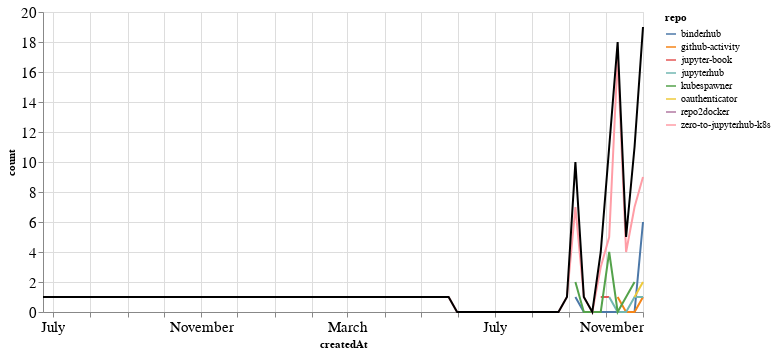

This figure's notebook cell:
### Markdown cell above
## PRs

### Code cell
prs_time = prs.groupby('repo').resample('W', on='createdAt').count()['author'].reset_index()
prs_time = prs_time.rename(columns={'author': 'count'})
prs_time_total = prs_time.groupby('createdAt').agg({"count": "sum"}).reset_index()

ch1 = alt.Chart(prs_time, width=600).mark_line().encode(
    x='createdAt',
    y='count',
    color='repo',
    tooltip="repo"
)

ch2 = alt.Chart(prs_time_total, width=600).mark_line(color="black").encode(
    x='createdAt',
    y='count',
)

ch1 + ch2

### Figure 1 — Vega-Lite specification as saved in the notebook (floating-point values rounded to 4 significant figures)
{"config": {"axisLeft": {"labelFontSize": 15}, "axisBottom": {"labelFontSize": 15}}, "layer": [{"data": {"name": "data-decbacd9cb017e893a5c741203311b62"}, "mark": "line", "encoding": {"color": {"type": "nominal", "field": "repo"}, "tooltip": {"type": "nominal", "field": "repo"}, "x": {"type": "temporal", "field": "createdAt"}, "y": {"type": "quantitative", "field": "count"}}, "width": 600}, {"data": {"name": "data-ac89c29958158ff32cb02a081bf33892"}, "mark": {"type": "line", "color": "black"}, "encoding": {"x": {"type": "temporal", "field": "createdAt"}, "y": {"type": "quantitative", "field": "count"}}, "width": 600}], "$schema": "https://vega.github.io/schema/vega-lite/v4.8.1.json", "datasets": {"data-decbacd9cb017e893a5c741203311b62": [{"repo": "binderhub", "createdAt": "2020-09-06T00:00:00", "count": 1}, {"repo": "binderhub", "createdAt": "2020-09-13T00:00:00", "count": 0}, {"repo": "binderhub", "createdAt": "2020-09-20T00:00:00", "count": 0}, {"repo": "binderhub", "createdAt": "2020-09-27T00:00:00", "count": 0}, {"repo": "binderhub", "createdAt": "2020-10-04T00:00:00", "count": 0}, {"repo": "binderhub", "createdAt": "2020-10-11T00:00:00", "count": 0}, {"repo": "binderhub", "createdAt": "2020-10-18T00:00:00", "count": 0}, {"repo": "binderhub", "createdAt": "2020-10-25T00:00:00", "count": 0}, {"repo": "binderhub", "createdAt": "2020-11-01T00:00:00", "count": 6}, {"repo": "github-activity", "createdAt": "2020-10-11T00:00:00", "count": 1}, {"repo": "github-activity", "createdAt": "2020-10-18T00:00:00", "count": 0}, {"repo": "github-activity", "createdAt": "2020-10-25T00:00:00", "count": 0}, {"repo": "github-activity", "createdAt": "2020-11-01T00:00:00", "count": 1}, {"repo": "jupyter-book", "createdAt": "2020-09-27T00:00:00", "count": 1}, {"repo": "jupyter-book", "createdAt": "2020-10-04T00:00:00", "count": 1}, {"repo": "jupyterhub", "createdAt": "2020-10-04T00:00:00", "count": 1}, {"repo": "jupyterhub", "createdAt": "2020-10-11T00:00:00", "count": 0}, {"repo": "jupyterhub", "createdAt": "2020-10-18T00:00:00", "count": 0}, {"repo": "jupyterhub", "createdAt": "2020-10-25T00:00:00", "count": 1}, {"repo": "jupyterhub", "createdAt": "2020-11-01T00:00:00", "count": 1}, {"repo": "kubespawner", "createdAt": "2020-09-06T00:00:00", "count": 2}, {"repo": "kubespawner", "createdAt": "2020-09-13T00:00:00", "count": 0}, {"repo": "kubespawner", "createdAt": "2020-09-20T00:00:00", "count": 0}, {"repo": "kubespawner", "createdAt": "2020-09-27T00:00:00", "count": 0}, {"repo": "kubespawner", "createdAt": "2020-10-04T00:00:00", "count": 4}, {"repo": "kubespawner", "createdAt": "2020-10-11T00:00:00", "count": 0}, {"repo": "kubespawner", "createdAt": "2020-10-18T00:00:00", "count": 1}, {"repo": "kubespawner", "createdAt": "2020-10-25T00:00:00", "count": 2}, {"repo": "oauthenticator", "createdAt": "2020-10-25T00:00:00", "count": 1}, {"repo": "oauthenticator", "createdAt": "2020-11-01T00:00:00", "count": 2}, {"repo": "repo2docker", "createdAt": "2019-06-23T00:00:00", "count": 1}, {"repo": "zero-to-jupyterhub-k8s", "createdAt": "2020-05-24T00:00:00", "count": 1}, {"repo": "zero-to-jupyterhub-k8s", "createdAt": "2020-05-31T00:00:00", "count": 0}, {"repo": "zero-to-jupyterhub-k8s", "createdAt": "2020-06-07T00:00:00", "count": 0}, {"repo": "zero-to-jupyterhub-k8s", "createdAt": "2020-06-14T00:00:00", "count": 0}, {"repo": "zero-to-jupyterhub-k8s", "createdAt": "2020-06-21T00:00:00", "count": 0}, {"repo": "zero-to-jupyterhub-k8s", "createdAt": "2020-06-28T00:00:00", "count": 0}, {"repo": "zero-to-jupyterhub-k8s", "createdAt": "2020-07-05T00:00:00", "count": 0}, {"repo": "zero-to-jupyterhub-k8s", "createdAt": "2020-07-12T00:00:00", "count": 0}, {"repo": "zero-to-jupyterhub-k8s", "createdAt": "2020-07-19T00:00:00", "count": 0}, {"repo": "zero-to-jupyterhub-k8s", "createdAt": "2020-07-26T00:00:00", "count": 0}, {"repo": "zero-to-jupyterhub-k8s", "createdAt": "2020-08-02T00:00:00", "count": 0}, {"repo": "zero-to-jupyterhub-k8s", "createdAt": "2020-08-09T00:00:00", "count": 0}, {"repo": "zero-to-jupyterhub-k8s", "createdAt": "2020-08-16T00:00:00", "count": 0}, {"repo": "zero-to-jupyterhub-k8s", "createdAt": "2020-08-23T00:00:00", "count": 0}, {"repo": "zero-to-jupyterhub-k8s", "createdAt": "2020-08-30T00:00:00", "count": 1}, {"repo": "zero-to-jupyterhub-k8s", "createdAt": "2020-09-06T00:00:00", "count": 7}, {"repo": "zero-to-jupyterhub-k8s", "createdAt": "2020-09-13T00:00:00", "count": 1}, {"repo": "zero-to-jupyterhub-k8s", "createdAt": "2020-09-20T00:00:00", "count": 0}, {"repo": "zero-to-jupyterhub-k8s", "createdAt": "2020-09-27T00:00:00", "count": 3}, {"repo": "zero-to-jupyterhub-k8s", "createdAt": "2020-10-04T00:00:00", "count": 5}, {"repo": "zero-to-jupyterhub-k8s", "createdAt": "2020-10-11T00:00:00", "count": 17}, {"repo": "zero-to-jupyterhub-k8s", "createdAt": "2020-10-18T00:00:00", "count": 4}, {"repo": "zero-to-jupyterhub-k8s", "createdAt": "2020-10-25T00:00:00", "count": 7}, {"repo": "zero-to-jupyterhub-k8s", "createdAt": "2020-11-01T00:00:00", "count": 9}], "data-ac89c29958158ff32cb02a081bf33892": [{"createdAt": "2019-06-23T00:00:00", "count": 1}, {"createdAt": "2020-05-24T00:00:00", "count": 1}, {"createdAt": "2020-05-31T00:00:00", "count": 0}, {"createdAt": "2020-06-07T00:00:00", "count": 0}, {"createdAt": "2020-06-14T00:00:00", "count": 0}, {"createdAt": "2020-06-21T00:00:00", "count": 0}, {"createdAt": "2020-06-28T00:00:00", "count": 0}, {"createdAt": "2020-07-05T00:00:00", "count": 0}, {"createdAt": "2020-07-12T00:00:00", "count": 0}, {"createdAt": "2020-07-19T00:00:00", "count": 0}, {"createdAt": "2020-07-26T00:00:00", "count": 0}, {"createdAt": "2020-08-02T00:00:00", "count": 0}, {"createdAt": "2020-08-09T00:00:00", "count": 0}, {"createdAt": "2020-08-16T00:00:00", "count": 0}, {"createdAt": "2020-08-23T00:00:00", "count": 0}, {"createdAt": "2020-08-30T00:00:00", "count": 1}, {"createdAt": "2020-09-06T00:00:00", "count": 10}, {"createdAt": "2020-09-13T00:00:00", "count": 1}, {"createdAt": "2020-09-20T00:00:00", "count": 0}, {"createdAt": "2020-09-27T00:00:00", "count": 4}, {"createdAt": "2020-10-04T00:00:00", "count": 11}, {"createdAt": "2020-10-11T00:00:00", "count": 18}, {"createdAt": "2020-10-18T00:00:00", "count": 5}, {"createdAt": "2020-10-25T00:00:00", "count": 11}, {"createdAt": "2020-11-01T00:00:00", "count": 19}]}}
